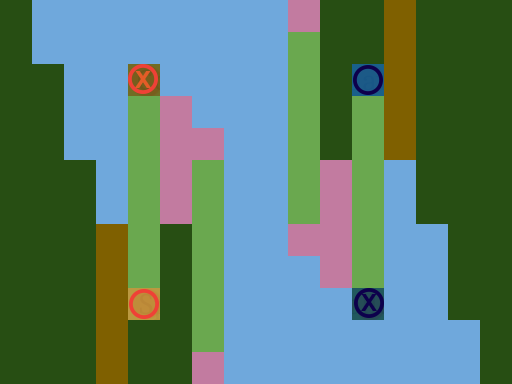

Below is a game level as drawn by its tile map, then a one-line description and the .tmx file that defines it, in full:
An orthogonal 16x12 tile map with 32x32 px tiles, 3 tile layers (Ground, Obstacles, Objects), 1 hidden layer not drawn.

<map version="1.0" orientation="orthogonal" renderorder="right-down" width="16" height="12" tilewidth="32" tileheight="32" nextobjectid="1">
 <tileset firstgid="1" name="TilesetPlaceholder" tilewidth="32" tileheight="32" tilecount="240" columns="10">
  <image source="../Tileset.png" width="320" height="768" />
 </tileset>
 <layer name="Ground" width="16" height="12">
  <data encoding="csv">
1,5,5,5,5,5,5,5,5,3,1,1,1,1,1,1,
1,5,5,5,5,5,5,5,5,1,1,1,1,1,1,1,
1,1,5,5,1,5,5,5,5,1,1,1,1,1,1,1,
1,1,5,5,1,3,5,5,5,1,1,1,1,1,1,1,
1,1,5,5,1,3,3,5,5,1,1,1,1,1,1,1,
1,1,1,5,1,3,1,5,5,1,3,1,5,1,1,1,
1,1,1,5,1,3,1,5,5,1,3,1,5,1,1,1,
1,1,1,1,1,1,1,5,5,3,3,1,5,5,1,1,
1,1,1,1,1,1,1,5,5,5,3,1,5,5,1,1,
1,1,1,1,1,1,1,5,5,5,5,1,5,5,1,1,
1,1,1,1,1,1,1,5,5,5,5,5,5,5,5,1,
1,1,1,1,1,1,3,5,5,5,5,5,5,5,5,1
</data>
 </layer>
 <layer name="Obstacles" width="16" height="12">
  <data encoding="csv">
42,0,0,0,0,0,0,0,0,0,42,42,41,42,42,42,
42,0,0,0,0,0,0,0,0,0,42,42,41,42,42,42,
42,42,0,0,0,0,0,0,0,0,42,0,41,42,42,42,
42,42,0,0,0,0,0,0,0,0,42,0,41,42,42,42,
42,42,0,0,0,0,0,0,0,0,42,0,41,42,42,42,
42,42,42,0,0,0,0,0,0,0,0,0,0,42,42,42,
42,42,42,0,0,0,0,0,0,0,0,0,0,42,42,42,
42,42,42,41,0,42,0,0,0,0,0,0,0,0,42,42,
42,42,42,41,0,42,0,0,0,0,0,0,0,0,42,42,
42,42,42,41,0,42,0,0,0,0,0,0,0,0,42,42,
42,42,42,41,42,42,0,0,0,0,0,0,0,0,0,42,
42,42,42,41,42,42,0,0,0,0,0,0,0,0,0,42
</data>
 </layer>
 <layer name="Objects" width="16" height="12">
  <data encoding="csv">
0,0,0,0,0,0,0,0,0,0,0,0,0,0,0,0,
0,0,0,0,0,0,0,0,0,0,0,0,0,0,0,0,
0,0,0,0,181,0,0,0,0,0,0,82,0,0,0,0,
0,0,0,0,0,0,0,0,0,0,0,0,0,0,0,0,
0,0,0,0,0,0,0,0,0,0,0,0,0,0,0,0,
0,0,0,0,0,0,0,0,0,0,0,0,0,0,0,0,
0,0,0,0,0,0,0,0,0,0,0,0,0,0,0,0,
0,0,0,0,0,0,0,0,0,0,0,0,0,0,0,0,
0,0,0,0,0,0,0,0,0,0,0,0,0,0,0,0,
0,0,0,0,81,0,0,0,0,0,0,182,0,0,0,0,
0,0,0,0,0,0,0,0,0,0,0,0,0,0,0,0,
0,0,0,0,0,0,0,0,0,0,0,0,0,0,0,0
</data>
 </layer>
 <layer name="Solution" width="16" height="12" visible="0">
  <data encoding="csv">
0,0,0,0,0,0,0,0,0,0,0,0,0,0,0,0,
0,0,0,0,0,0,0,0,0,0,0,0,0,0,0,0,
0,0,0,0,0,0,0,0,0,0,0,0,0,0,0,0,
0,0,0,0,222,0,0,0,0,0,0,232,0,0,0,0,
0,0,0,0,222,0,0,0,0,0,0,232,0,0,0,0,
0,0,0,0,222,0,0,0,0,0,0,232,0,0,0,0,
0,0,0,0,222,0,0,0,0,0,0,232,0,0,0,0,
0,0,0,0,222,0,0,0,0,0,0,232,0,0,0,0,
0,0,0,0,222,0,0,0,0,0,0,232,0,0,0,0,
0,0,0,0,0,0,0,0,0,0,0,0,0,0,0,0,
0,0,0,0,0,0,0,0,0,0,0,0,0,0,0,0,
0,0,0,0,0,0,0,0,0,0,0,0,0,0,0,0
</data>
 </layer>
</map>
